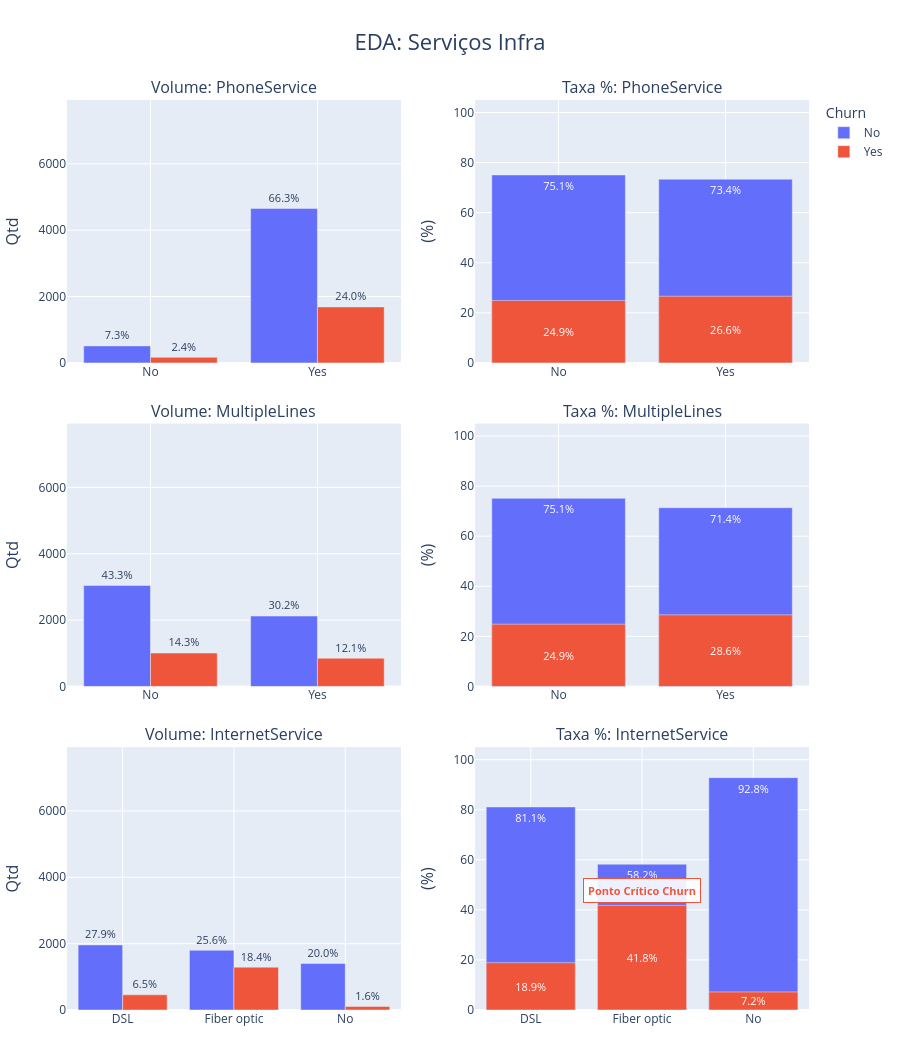

The code cell stored with this chart in its notebook:
### Markdown cell above
#### Análise Serviços Infraestrutura

### Code cell
import telecom_x_analytics as tax

fig = tax.plot_servicos_infra(df)
fig.show()

### Figure 1 — Plotly figure (JSON) as saved in the notebook; plotly's stock layout.template omitted (floating-point values rounded to 4 significant figures)
{"data": [{"cliponaxis": false, "marker": {"color": "#636EFA"}, "name": "No", "offsetgroup": "No", "showlegend": true, "text": ["7.3%", "66.3%"], "textposition": "outside", "type": "bar", "x": ["No", "Yes"], "xaxis": "x", "y": [512, 4652], "yaxis": "y"}, {"hovertemplate": "Taxa: %{y:.1f}%<extra>No</extra>", "insidetextanchor": "end", "insidetextfont": {"color": "white", "size": 11}, "marker": {"color": "#636EFA"}, "name": "Churn No", "offsetgroup": "stack", "showlegend": false, "text": ["75.1%", "73.4%"], "textposition": "inside", "type": "bar", "x": ["No", "Yes"], "xaxis": "x2", "y": [75.07, 73.39], "yaxis": "y2"}, {"cliponaxis": false, "marker": {"color": "#EF553B"}, "name": "Yes", "offsetgroup": "Yes", "showlegend": true, "text": ["2.4%", "24.0%"], "textposition": "outside", "type": "bar", "x": ["No", "Yes"], "xaxis": "x", "y": [170, 1687], "yaxis": "y"}, {"hovertemplate": "Taxa: %{y:.1f}%<extra>Yes</extra>", "insidetextanchor": "middle", "insidetextfont": {"color": "white", "size": 11}, "marker": {"color": "#EF553B"}, "name": "Churn Yes", "offsetgroup": "stack", "showlegend": false, "text": ["24.9%", "26.6%"], "textposition": "inside", "type": "bar", "x": ["No", "Yes"], "xaxis": "x2", "y": [24.93, 26.61], "yaxis": "y2"}, {"cliponaxis": false, "marker": {"color": "#636EFA"}, "name": "No", "offsetgroup": "No", "showlegend": false, "text": ["43.3%", "30.2%"], "textposition": "outside", "type": "bar", "x": ["No", "Yes"], "xaxis": "x3", "y": [3043, 2121], "yaxis": "y3"}, {"hovertemplate": "Taxa: %{y:.1f}%<extra>No</extra>", "insidetextanchor": "end", "insidetextfont": {"color": "white", "size": 11}, "marker": {"color": "#636EFA"}, "name": "Churn No", "offsetgroup": "stack", "showlegend": false, "text": ["75.1%", "71.4%"], "textposition": "inside", "type": "bar", "x": ["No", "Yes"], "xaxis": "x4", "y": [75.14, 71.39], "yaxis": "y4"}, {"cliponaxis": false, "marker": {"color": "#EF553B"}, "name": "Yes", "offsetgroup": "Yes", "showlegend": false, "text": ["14.3%", "12.1%"], "textposition": "outside", "type": "bar", "x": ["No", "Yes"], "xaxis": "x3", "y": [1007, 850], "yaxis": "y3"}, {"hovertemplate": "Taxa: %{y:.1f}%<extra>Yes</extra>", "insidetextanchor": "middle", "insidetextfont": {"color": "white", "size": 11}, "marker": {"color": "#EF553B"}, "name": "Churn Yes", "offsetgroup": "stack", "showlegend": false, "text": ["24.9%", "28.6%"], "textposition": "inside", "type": "bar", "x": ["No", "Yes"], "xaxis": "x4", "y": [24.86, 28.61], "yaxis": "y4"}, {"cliponaxis": false, "marker": {"color": "#636EFA"}, "name": "No", "offsetgroup": "No", "showlegend": false, "text": ["27.9%", "25.6%", "20.0%"], "textposition": "outside", "type": "bar", "x": ["DSL", "Fiber optic", "No"], "xaxis": "x5", "y": [1962, 1799, 1403], "yaxis": "y5"}, {"hovertemplate": "Taxa: %{y:.1f}%<extra>No</extra>", "insidetextanchor": "end", "insidetextfont": {"color": "white", "size": 11}, "marker": {"color": "#636EFA"}, "name": "Churn No", "offsetgroup": "stack", "showlegend": false, "text": ["81.1%", "58.2%", "92.8%"], "textposition": "inside", "type": "bar", "x": ["DSL", "Fiber optic", "No"], "xaxis": "x6", "y": [81.11, 58.22, 92.79], "yaxis": "y6"}, {"cliponaxis": false, "marker": {"color": "#EF553B"}, "name": "Yes", "offsetgroup": "Yes", "showlegend": false, "text": ["6.5%", "18.4%", "1.6%"], "textposition": "outside", "type": "bar", "x": ["DSL", "Fiber optic", "No"], "xaxis": "x5", "y": [457, 1291, 109], "yaxis": "y5"}, {"hovertemplate": "Taxa: %{y:.1f}%<extra>Yes</extra>", "insidetextanchor": "middle", "insidetextfont": {"color": "white", "size": 11}, "marker": {"color": "#EF553B"}, "name": "Churn Yes", "offsetgroup": "stack", "showlegend": false, "text": ["18.9%", "41.8%", "7.2%"], "textposition": "inside", "type": "bar", "x": ["DSL", "Fiber optic", "No"], "xaxis": "x6", "y": [18.89, 41.78, 7.209], "yaxis": "y6"}], "layout": {"annotations": [{"font": {"size": 16}, "showarrow": false, "text": "Volume: PhoneService", "x": 0.225, "xanchor": "center", "xref": "paper", "y": 1, "yanchor": "bottom", "yref": "paper"}, {"font": {"size": 16}, "showarrow": false, "text": "Taxa %: PhoneService", "x": 0.775, "xanchor": "center", "xref": "paper", "y": 1, "yanchor": "bottom", "yref": "paper"}, {"font": {"size": 16}, "showarrow": false, "text": "Volume: MultipleLines", "x": 0.225, "xanchor": "center", "xref": "paper", "y": 0.6444, "yanchor": "bottom", "yref": "paper"}, {"font": {"size": 16}, "showarrow": false, "text": "Taxa %: MultipleLines", "x": 0.775, "xanchor": "center", "xref": "paper", "y": 0.6444, "yanchor": "bottom", "yref": "paper"}, {"font": {"size": 16}, "showarrow": false, "text": "Volume: InternetService", "x": 0.225, "xanchor": "center", "xref": "paper", "y": 0.2889, "yanchor": "bottom", "yref": "paper"}, {"font": {"size": 16}, "showarrow": false, "text": "Taxa %: InternetService", "x": 0.775, "xanchor": "center", "xref": "paper", "y": 0.2889, "yanchor": "bottom", "yref": "paper"}, {"bgcolor": "rgba(255, 255, 255, 0.9)", "bordercolor": "#EF553B", "borderpad": 4, "borderwidth": 1, "font": {"color": "#EF553B", "size": 11}, "showarrow": false, "text": "<b>Ponto Crítico Churn</b>", "x": "Fiber optic", "xref": "x6", "y": 41.8, "yref": "y6", "yshift": 15}], "barmode": "group", "height": 1050, "hoverlabel": {"font": {"color": "white"}}, "legend": {"title": {"text": "Churn"}}, "margin": {"b": 40, "l": 30, "r": 30, "t": 100}, "paper_bgcolor": "white", "plot_bgcolor": "#E5ECF6", "title": {"font": {"size": 22}, "text": "EDA: Serviços Infra", "x": 0.5}, "uniformtext": {"minsize": 9, "mode": "show"}, "width": 900, "xaxis": {"anchor": "y", "domain": [0, 0.45], "gridcolor": "white"}, "xaxis2": {"anchor": "y2", "domain": [0.55, 1], "gridcolor": "white"}, "xaxis3": {"anchor": "y3", "domain": [0, 0.45], "gridcolor": "white"}, "xaxis4": {"anchor": "y4", "domain": [0.55, 1], "gridcolor": "white"}, "xaxis5": {"anchor": "y5", "domain": [0, 0.45], "gridcolor": "white"}, "xaxis6": {"anchor": "y6", "domain": [0.55, 1], "gridcolor": "white"}, "yaxis": {"anchor": "x", "domain": [0.7111, 1], "gridcolor": "white", "range": [0, 7924.0], "title": {"font": {"size": 16}, "text": "Qtd"}}, "yaxis2": {"anchor": "x2", "domain": [0.7111, 1], "gridcolor": "white", "range": [0, 105], "title": {"font": {"size": 16}, "text": "(%)"}}, "yaxis3": {"anchor": "x3", "domain": [0.3556, 0.6444], "gridcolor": "white", "range": [0, 7924.0], "title": {"font": {"size": 16}, "text": "Qtd"}}, "yaxis4": {"anchor": "x4", "domain": [0.3556, 0.6444], "gridcolor": "white", "range": [0, 105], "title": {"font": {"size": 16}, "text": "(%)"}}, "yaxis5": {"anchor": "x5", "domain": [0, 0.2889], "gridcolor": "white", "range": [0, 7924.0], "title": {"font": {"size": 16}, "text": "Qtd"}}, "yaxis6": {"anchor": "x6", "domain": [0, 0.2889], "gridcolor": "white", "range": [0, 105], "title": {"font": {"size": 16}, "text": "(%)"}}}}
